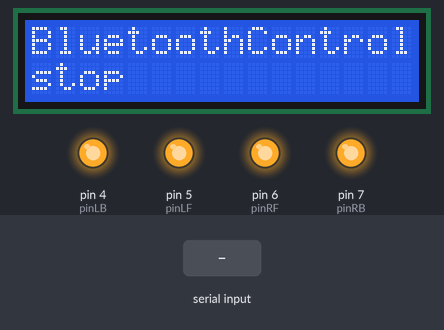
Bench run of a sketch on a simulated Arduino Uno, built with avr-gcc and run on an emulated ATmega328P. Parts: 16×2 character LCD, output pins drawn as LEDs (lit = HIGH). The inputs (shaded band) are chosen by the test bench.

Above: at 1.2 s.
1.3 s: "B" received over Serial
At 1.8 s:
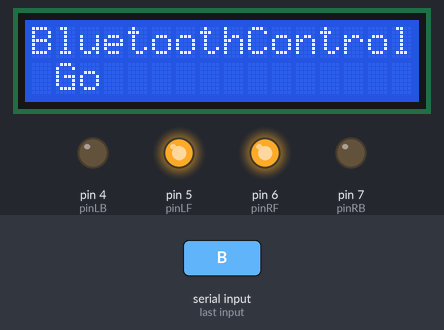
2.8 s: "F" received over Serial
At 3.3 s:
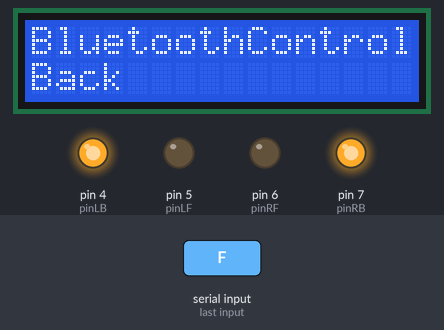
4.3 s: "L" received over Serial
At 5.3 s:
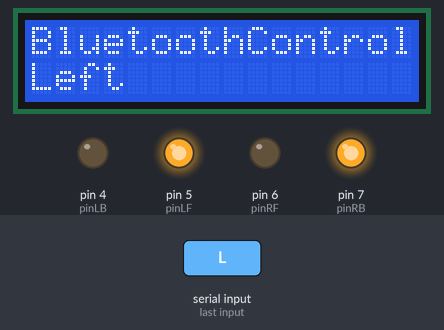
5.8 s: "R" received over Serial
At 6.8 s:
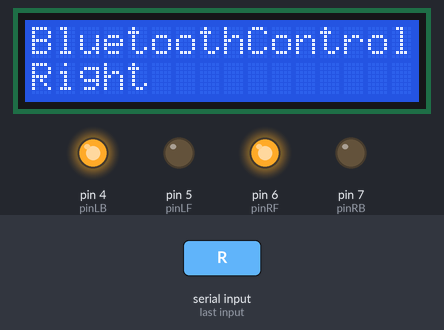
7.3 s: "S" received over Serial
At 7.7 s:
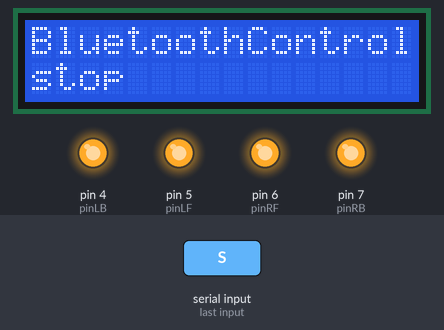
Timing chart, 0 to 9.8 s (numbered marks = the images above; inputs shaded):
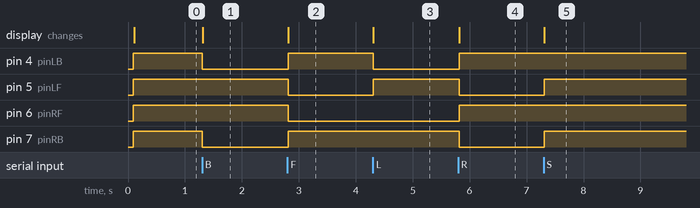

The sketch:

Bm.ino
```cpp
#include <LiquidCrystal_I2C.h>   //including the libraries of I2C-LCD1602 liquid crystal
#include <Wire.h>                //including the libraries of I2C
unsigned char Bluetooth_val;       //defining variable val
LiquidCrystal_I2C lcd(0x27,16,2);  //defining liquid crystal
//#define Lpwm_pin  5     //adjusting speed
//#define Rpwm_pin  10    //adjusting speed  //
int pinLB=4;     // defining pin2 left rear
int pinLF=5;     // defining pin4 left front
int pinRB=7;    // defining pin7 right rear
int pinRF=6;    // defining pin8 right front
unsigned char Lpwm_val = 255;
unsigned char Rpwm_val = 255;
int Car_state=0;
void M_Control_IO_config(void)
{
  pinMode(pinLB,OUTPUT); // pin 2
  pinMode(pinLF,OUTPUT); // pin 4
  pinMode(pinRB,OUTPUT); // pin 7
  pinMode(pinRF,OUTPUT); // pin 8

}

void advance()     //  going forward
    {
     digitalWrite(pinRB,LOW);  // making motor move towards right rear
     digitalWrite(pinRF,HIGH);
     digitalWrite(pinLB,LOW);  // making motor move towards left rear
     digitalWrite(pinLF,HIGH);
     Car_state = 1;
     show_state();
    }
void turnR()        //turning right(dual wheel)
    {
     digitalWrite(pinRB,LOW);  //making motor move towards right rear
     digitalWrite(pinRF,HIGH);
     digitalWrite(pinLB,HIGH);
     digitalWrite(pinLF,LOW);  //making motor move towards left front
     Car_state = 4;
     show_state();
    }
void turnL()        //turning left(dual wheel)
    {
     digitalWrite(pinRB,HIGH);
     digitalWrite(pinRF,LOW );   //making motor move towards right front
     digitalWrite(pinLB,LOW);   //making motor move towards left rear
     digitalWrite(pinLF,HIGH);
     Car_state = 3;
     show_state();
    }
void stopp()         //stop
    {
     digitalWrite(pinRB,HIGH);
     digitalWrite(pinRF,HIGH);
     digitalWrite(pinLB,HIGH);
     digitalWrite(pinLF,HIGH);
     Car_state = 5;
     show_state();
    }
void back()          //back up
    {
     digitalWrite(pinRB,HIGH);  //making motor move towards right rear
     digitalWrite(pinRF,LOW);
     digitalWrite(pinLB,HIGH);  //making motor move towards left rear
     digitalWrite(pinLF,LOW);
     Car_state = 2;
     show_state() ;
    }
void show_state(void)
{
  lcd.setCursor(0, 1);
   switch(Car_state)
   {
     case 1:lcd.print(" Go  ");
     break;
     case 2:lcd.print("Back ");
     break;
     case 3:lcd.print("Left ");
     break;
     case 4:lcd.print("Right");
     break;
     case 5:lcd.print("stop ");
     break;
     default:
     break;
   }
}
void LCD1602_init(void)            //including initialized function of liquid crystal
{
  lcd.init();  //invoking initialized function of LCD in LiquidCrystal_I2C.h
  delay(10);   //delaying for 10 millisecond
  lcd.backlight(); //open backlight of LCD1602
  lcd.clear();     //clear screen
}
void setup()
{
   LCD1602_init();
   M_Control_IO_config();

   Serial.begin(9600);   //initialized serial port , using Bluetooth as serial port, setting baud at 9600
   lcd.setCursor(0, 0);  //setting cursor in the first row and column
   lcd.print("   Wait  Sigal");
   stopp();
}
void loop()
{
   lcd.setCursor(0, 0);  //setting cursor in the first row and column
   lcd.print("BluetoothControl");

   if(Serial.available()) //to judge whether the serial port receives the data.
    {
     Bluetooth_val=Serial.read();  //reading (Bluetooth) data of serial port,giving the value of val;
    switch(Bluetooth_val)
     {
       case 'B':advance(); //UP
       break;
       case 'F': back();   //back
       break;
       case 'L':turnL();   //Left
       break;
       case 'R':turnR();  //Right
       break;
       case 'S':stopp();    //stop
       break;
     }
    }
}
```

Measured:
- after the input at 1.3 s, pin 4 (pinLB), pin 7 (pinRB): HIGH → LOW at once; the display: changes at once (image 1)
- after the input at 2.8 s, pin 4 (pinLB), pin 7 (pinRB): LOW → HIGH at once; pin 5 (pinLF), pin 6 (pinRF): HIGH → LOW at once; the display: changes at once (image 2)
- after the input at 4.3 s, pin 4 (pinLB): HIGH → LOW at once; pin 5 (pinLF): LOW → HIGH at once; the display: changes at once (image 3)
- after the input at 5.8 s, pin 4 (pinLB), pin 6 (pinRF): LOW → HIGH at once; pin 5 (pinLF), pin 7 (pinRB): HIGH → LOW at once; the display: changes at once (image 4)
- after the input at 7.3 s, pin 5 (pinLF), pin 7 (pinRB): LOW → HIGH at once; the display: changes at once (image 5)
